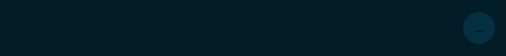
<?xml version="1.0" encoding="UTF-8"?>
<ui version="4.0">
 <class>Query_List_Item</class>
 <widget class="QWidget" name="Query_List_Item">
  <property name="geometry">
   <rect>
    <x>0</x>
    <y>0</y>
    <width>506</width>
    <height>56</height>
   </rect>
  </property>
  <property name="windowTitle">
   <string>Form</string>
  </property>
  <property name="styleSheet">
   <string notr="true">QWidget{
	background-color: #011C26;
	font: 13pt &quot;Helvetica&quot;;
}

QLabel {
	color: #F9F9F9;
}

QLabel#t_titel{
	font: bold
}

QToolButton {
    background-color: #032F40; 
    border-radius: 16px;       
    border: none;
    text-align: center;
}

QToolButton:hover {
    background-color: #314250; 
}

QToolButton:pressed {
    background-color: #1A252E;
}</string>
  </property>
  <layout class="QHBoxLayout" name="horizontalLayout">
   <item>
    <widget class="QLabel" name="t_titel">
     <property name="text">
      <string/>
     </property>
    </widget>
   </item>
   <item>
    <spacer name="horizontalSpacer">
     <property name="orientation">
      <enum>Qt::Orientation::Horizontal</enum>
     </property>
     <property name="sizeHint" stdset="0">
      <size>
       <width>40</width>
       <height>20</height>
      </size>
     </property>
    </spacer>
   </item>
   <item>
    <widget class="QToolButton" name="b_edit">
     <property name="minimumSize">
      <size>
       <width>32</width>
       <height>32</height>
      </size>
     </property>
     <property name="maximumSize">
      <size>
       <width>32</width>
       <height>32</height>
      </size>
     </property>
     <property name="text">
      <string>...</string>
     </property>
     <property name="icon">
      <iconset resource="resources.qrc">
       <normaloff>:/icons/icons/edit.svg</normaloff>:/icons/icons/edit.svg</iconset>
     </property>
    </widget>
   </item>
  </layout>
 </widget>
 <resources>
  <include location="resources.qrc"/>
 </resources>
 <connections/>
</ui>
